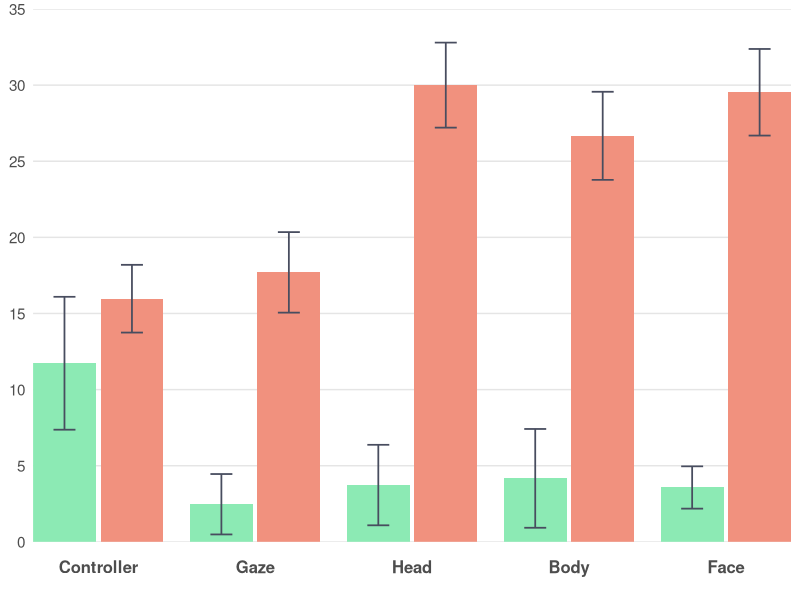
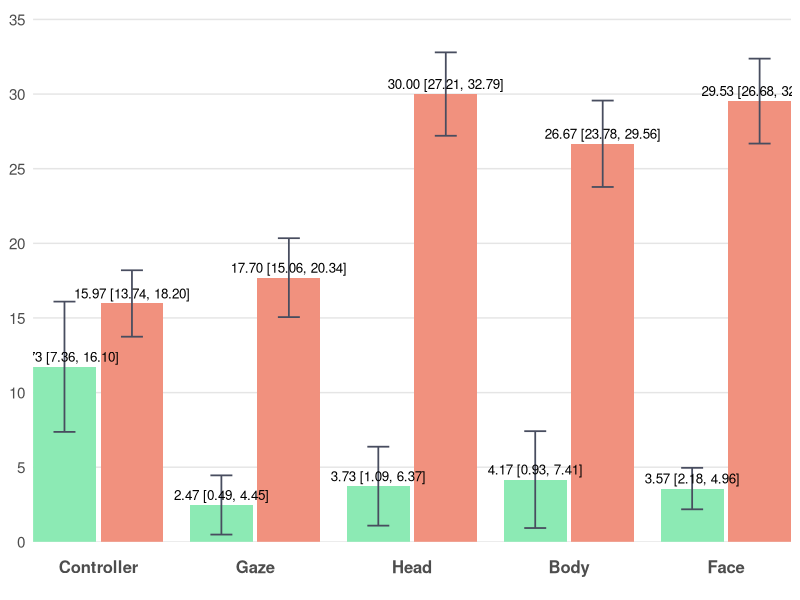

These charts were generated, in order, by the following R code:
# ================= Packages =================
if (!require(ggplot2)) install.packages("ggplot2")
library(ggplot2)

# ================= Data =================
# Controller: Easy 11.73 (±11.69), Hard 15.97 (±5.96)
# Gaze: Easy 2.47 (±5.31), Hard 17.70 (±7.08)
# Head: Easy 3.73 (±7.08), Hard 30.00 (±7.48)
# Body: Easy 4.17 (±8.69), Hard 26.67 (±7.75)
# Face: Easy 3.57 (±3.72), Hard 29.53 (±7.62)

dat <- data.frame(
  Category = c("Controller","Controller",
               "Gaze","Gaze",
               "Head","Head",
               "Body","Body",
               "Face","Face"),
  slot     = c("L","R",
               "L","R",
               "L","R",
               "L","R",
               "L","R"),
  series   = c("Easy","Hard",
               "Easy","Hard",
               "Easy","Hard",
               "Easy","Hard",
               "Easy","Hard"),
  mean     = c(11.73, 15.97,    # Controller Easy, Hard
               2.47, 17.70,      # Gaze Easy, Hard
               3.73, 30.00,      # Head Easy, Hard
               4.17, 26.67,      # Body Easy, Hard
               3.57, 29.53),     # Face Easy, Hard
  sd       = c(11.69, 5.96,     # Controller Easy, Hard
               5.31, 7.08,       # Gaze Easy, Hard
               7.08, 7.48,       # Head Easy, Hard
               8.69, 7.75,       # Body Easy, Hard
               3.72, 7.62),      # Face Easy, Hard
  stringsAsFactors = FALSE
)

# 固定横轴顺序
dat$Category <- factor(dat$Category,
  levels = c("Controller","Gaze","Head","Body","Face"))
dat$slot   <- factor(dat$slot, levels = c("L","R"))
dat$series <- factor(dat$series, levels = c("Easy","Hard"))

# ================= 手动定位（确保居中+相邻柱体有间距） =================
# 以每个类目的中心为整数(1,2,3,...)，在左右各偏移 delta；两柱宽度为 bar_w
group_w <- 0.8               # 每个类目总体占宽（<1 避免挤到相邻类目）
bar_w   <- group_w / 2       # 0.4  柱体宽度保持不变
delta   <- group_w / 4       # 0.2  基础偏移
gap     <- 0.03              # 相邻柱体间距（几个像素）

# 对于所有类别，L和R之间增加间距
offset_map <- c(L = -delta - gap/2, R = +delta + gap/2)

x_base <- as.numeric(dat$Category)
dat$x  <- x_base + unname(offset_map[as.character(dat$slot)])

# ================= 配色方案 =================
col_easy  <- "#8CEAB4"      # Easy
col_hard  <- "#F1917E"      # Hard

err_col   <- "#484D5F"

theme_base <- theme_minimal(base_size = 13) +
  theme(
    legend.position    = "none",
    panel.background   = element_rect(fill = "#FFFFFF", color = NA),  # 白底
    plot.background    = element_rect(fill = "#FFFFFF", color = NA),  # 白底
    panel.grid.major   = element_blank(),  # 去除所有网格线
    panel.grid.minor   = element_blank(),  # 去除所有网格线
    panel.grid.major.x = element_blank(),
    panel.grid.minor.x = element_blank(),
    panel.grid.major.y = element_blank(),
    panel.grid.minor.y = element_blank(),
    axis.ticks.x       = element_blank(),  # 去除x轴刻度线（底部灰色竖线）
    axis.ticks.y       = element_blank(),  # 去除y轴刻度线（左侧竖着的刻度线）
    axis.line.x        = element_blank(),  # 去除x轴线（底部灰色竖线）
    axis.line.y        = element_blank(),  # 去除y轴线（左侧竖线）
    axis.text.x        = element_text(size = 12, face = "bold", 
                                       margin = margin(t = 10, b = 10)),  # 底部文字距离坐标轴更远
    axis.text.y        = element_text(size = 11),
    axis.title         = element_blank()
  )

# y 轴：根据数据范围确定，最大值约 30.00，设置为 0-35
y_top    <- 35
y_breaks <- seq(0, 35, by = 5)

# x 轴：用数值坐标，刻度放在每个类目中心
x_breaks <- seq_along(levels(dat$Category))
x_labels <- levels(dat$Category)

# ================= 95% 置信区间计算 =================
n <- 30  # 样本量
df <- n - 1  # 自由度 = 29
t_critical <- qt(0.975, df)  # t分布临界值（95% CI，双尾）
# 计算95% CI的误差范围
dat$ci_margin <- t_critical * (dat$sd / sqrt(n))

# ================= 图1：不带标注 =================
p1 <- ggplot(dat, aes(x = x, y = mean, fill = series)) +
  # 手动添加水平坐标线
  geom_hline(yintercept = y_breaks, color = "#E5E5E5", linewidth = 0.5) +
  geom_col(width = bar_w, position = "identity", colour = NA) +
  geom_errorbar(aes(ymin = mean - ci_margin, ymax = mean + ci_margin),
                width = bar_w * 0.35, color = err_col, linewidth = 0.6,
                position = "identity") +
  scale_fill_manual(values = c(Easy = col_easy, Hard = col_hard)) +
  scale_y_continuous(breaks = y_breaks, minor_breaks = NULL) +
  scale_x_continuous(breaks = x_breaks, labels = x_labels, expand = c(0, 0)) +
  coord_cartesian(ylim = c(0, y_top), expand = 0) +
  theme_base

# ================= 图2：带"均值 (95% CI)"标注 =================
lab_df <- transform(dat, label = sprintf("%.2f [%.2f, %.2f]", mean, 
                                          mean - ci_margin, mean + ci_margin))

p2 <- ggplot(dat, aes(x = x, y = mean, fill = series)) +
  # 手动添加水平坐标线
  geom_hline(yintercept = y_breaks, color = "#E5E5E5", linewidth = 0.5) +
  geom_col(width = bar_w, position = "identity", colour = NA) +
  geom_errorbar(aes(ymin = mean - ci_margin, ymax = mean + ci_margin),
                width = bar_w * 0.35, color = err_col, linewidth = 0.6,
                position = "identity") +
  geom_text(data = lab_df, aes(label = label),
            vjust = -0.5, size = 3.4, position = "identity") +
  scale_fill_manual(values = c(Easy = col_easy, Hard = col_hard)) +
  scale_y_continuous(breaks = y_breaks, minor_breaks = NULL) +
  scale_x_continuous(breaks = x_breaks, labels = x_labels, expand = c(0, 0)) +
  coord_cartesian(ylim = c(0, y_top * 1.02), expand = 0) +
  theme_base

# 保存文件（确保目录存在）
if (!dir.exists("no_labels")) dir.create("no_labels", recursive = TRUE)
if (!dir.exists("with_labels")) dir.create("with_labels", recursive = TRUE)
ggsave("no_labels/NoG_no_labels.png", p1, width = 8, height = 3.57, dpi = 300, bg = "white")
ggsave("with_labels/NoG_with_labels.png", p2, width = 8, height = 3.92, dpi = 300, bg = "white")
